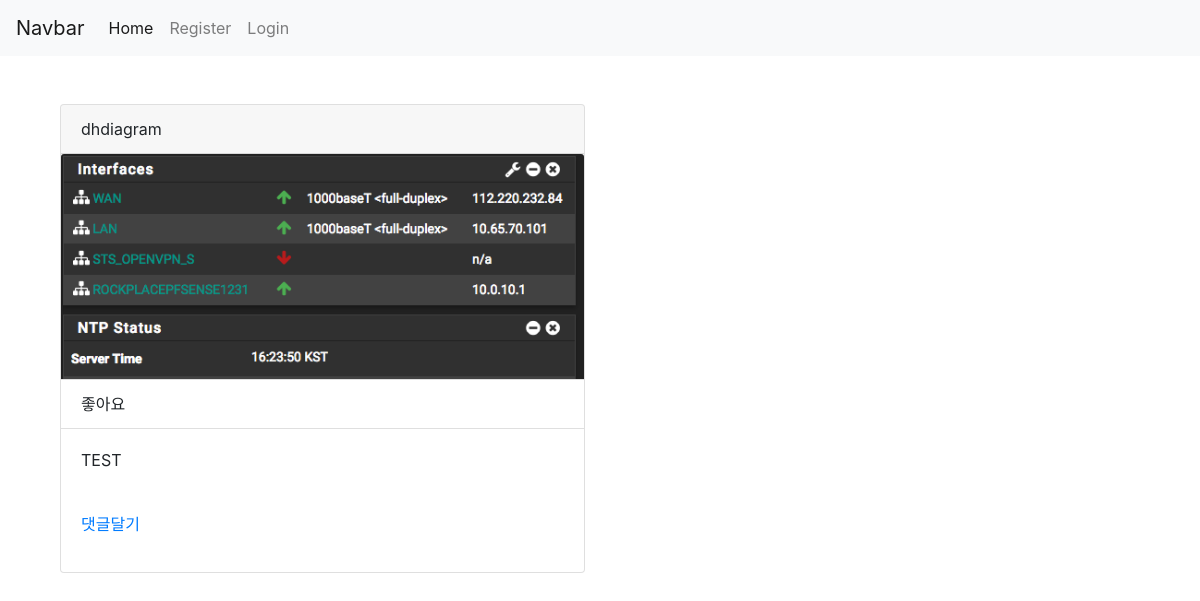
The app's page /, older data.
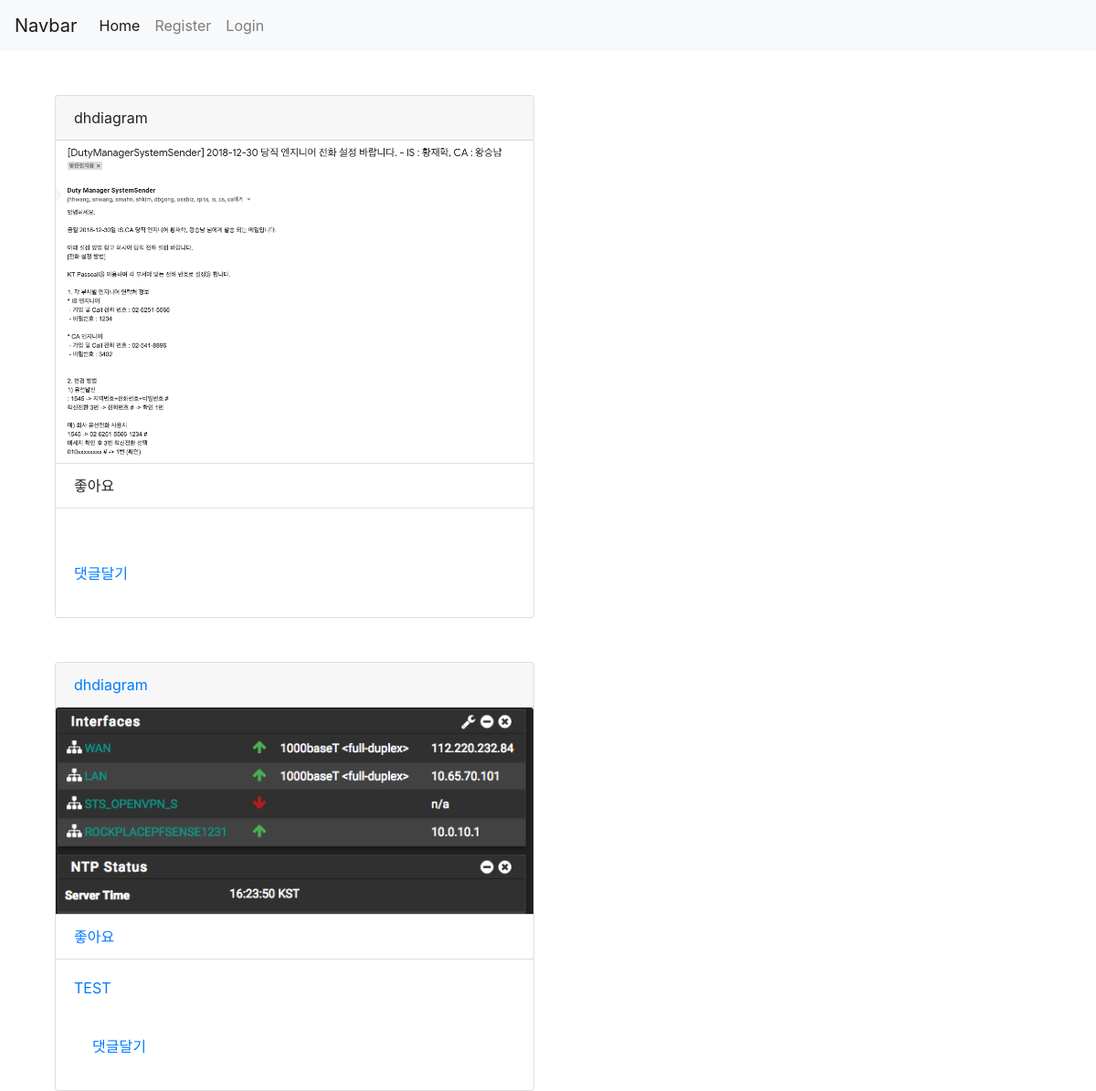
The same page, newer data.
### photo/models.py (models this page shows, shortened)
class Photo(models.Model):
    owner = models.ForeignKey(get_user_model(),on_delete=models.CASCADE,related_name='photos')
    image = models.ImageField(upload_to='photos/%Y/%m/%d')
    description = models.TextField(blank=True) #비워놔도 괜찮다, 글 쓰는 부분
    created = models.DateField(auto_now_add=True) #웹서버들은 서버 시간을 올려서 시간을 가져옴 #처음에 글을 올렸을때만 시간이 갱신됨
    updated = models.DateField(auto_now=True) #수정했을때만 시간이 갱신됨
    class Meta:
        ordering = ['-updated' , '-created']
    def get_absolute_url(self):
        return reverse_lazy('photo_detail', args=[self.id])

### photo/views.py (the view)
# urls.py: path("",PhotoList.as_view(), name='photo_list'),
class PhotoList(ListView):
    model = Photo
    template_name = 'photo/photo_list.html'

### photo/templates/photo/photo_list.html (shortened to what this page needs)
{% extends 'base.html' %}
{% block content %}
{% for object in object_list %}
<div class="card mt-5">
    <div class="card-header">
        {{object.owner.username}}
    </div>
  <img src="{{object.image.url}}" class="card-img-top">
    <ul class="list-group list-group-flush">
        <li class="list-group-item">좋아요</li>
    </ul>
  <div class="card-body">
      <p class="card-text">{{object.description}}</p>
  </div>
    <div class="card-body">
     <a href="{{object.get_absolute_url}}" class="card-link">댓글달기</p>
  </div>
</div>
{% endfor %}
{% endblock %}

Row changes from the older to the newer data that the page shows:
added Photo: owner.username "dhdiagram", image (picture)
